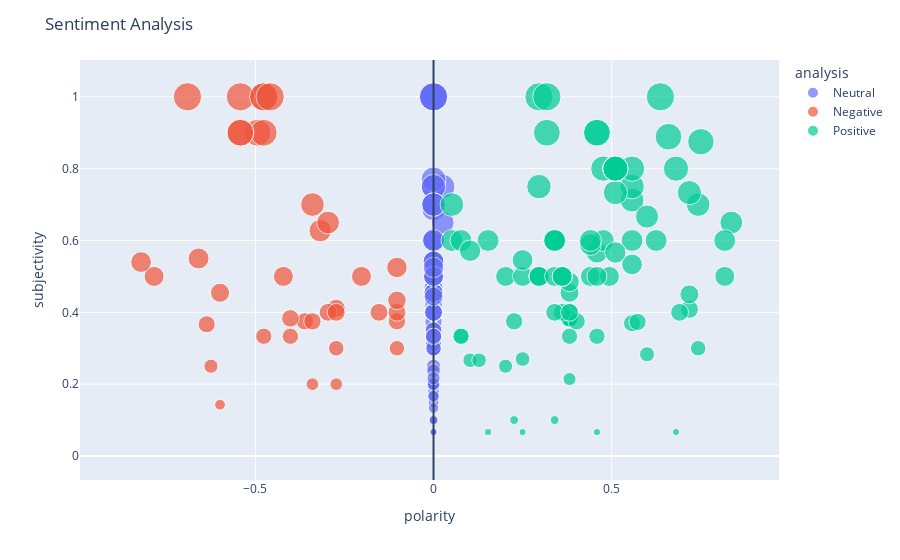

Write notebook code for a chart like this one.
### Code cell
import plotly.express as px

fig = px.scatter(df,
                x='polarity',
                y='subjectivity',
                color='analysis',
                size='subjectivity'
                )

fig.update_layout(title='Sentiment Analysis',
                shapes=[dict(
                    type='line',
                    yref='paper', y0=0, y1=1,
                    xref='x', x0=0, x1=0
                )]
                )

fig.show()

### Figure 1 — Plotly figure (JSON) as saved in the notebook; plotly's stock layout.template omitted (floating-point values rounded to 4 significant figures; data arrays with more than 128 entries replaced by an {"elided": "..."} marker saying what was removed)
{"data": [{"hovertemplate": "analysis=Neutral<br>polarity=%{x}<br>subjectivity=%{marker.size}<extra></extra>", "legendgroup": "Neutral", "marker": {"color": "#636efa", "size": {"elided": "339 float values"}, "sizemode": "area", "sizeref": 0.0025, "symbol": "circle"}, "mode": "markers", "name": "Neutral", "orientation": "v", "showlegend": true, "type": "scatter", "x": {"elided": "339 float values"}, "xaxis": "x", "y": {"elided": "339 float values"}, "yaxis": "y"}, {"hovertemplate": "analysis=Negative<br>polarity=%{x}<br>subjectivity=%{marker.size}<extra></extra>", "legendgroup": "Negative", "marker": {"color": "#EF553B", "size": [0, 0.525, 0, 0, 0.3333, 0, 0, 0, 0, 0, 0.2, 0.375, 1, 0, 0, 0, 0, 0, 0, 0.3, 0, 0, 0.6273, 0, 0.4111, 0, 0.9, 0, 0, 0, 0.9, 0.4, 0.5, 0, 0.5, 0.2, 0.1429, 0.3667, 0.375, 0.3833, 0, 0.9, 0, 0, 0.65, 0, 0.4333, 0, 0.4, 0, 0.4, 0, 0, 0, 0, 0, 0.4545, 0.54, 0, 0.25, 0, 0, 0, 0.5, 0, 1, 0, 1, 0.55, 0, 0, 0, 0, 0, 1, 0, 1, 0.3333, 0, 0.9, 0, 0, 0.7, 0, 0, 0.4, 0.3, 0.375], "sizemode": "area", "sizeref": 0.0025, "symbol": "circle"}, "mode": "markers", "name": "Negative", "orientation": "v", "showlegend": true, "type": "scatter", "x": [-0.3182, -0.1027, -0.4939, -0.34, -0.4019, -0.2263, -0.2263, -0.3818, -0.2263, -0.4019, -0.2732, -0.1027, -0.4767, -0.5994, -0.0772, -0.34, -0.34, -0.2732, -0.3818, -0.2732, -0.34, -0.128, -0.3182, -0.3182, -0.2732, -0.5267, -0.4939, -0.6369, -0.6908, -0.7096, -0.4767, -0.1027, -0.2023, -0.2732, -0.7845, -0.34, -0.5994, -0.6369, -0.3612, -0.4019, -0.25, -0.5423, -0.2732, -0.3818, -0.296, -0.5994, -0.1027, -0.0772, -0.1531, -0.2263, -0.296, -0.5574, -0.5106, -0.4215, -0.5859, -0.886, -0.5994, -0.8211, -0.1027, -0.6249, -0.6705, -0.3182, -0.3818, -0.4215, -0.5267, -0.6908, -0.128, -0.5423, -0.6597, -0.34, -0.2732, -0.3182, -0.34, -0.2732, -0.4767, -0.3818, -0.4588, -0.4767, -0.3182, -0.5423, -0.3818, -0.34, -0.34, -0.3182, -0.3818, -0.2732, -0.1027, -0.34], "xaxis": "x", "y": [0, 0.525, 0, 0, 0.3333, 0, 0, 0, 0, 0, 0.2, 0.375, 1, 0, 0, 0, 0, 0, 0, 0.3, 0, 0, 0.6273, 0, 0.4111, 0, 0.9, 0, 0, 0, 0.9, 0.4, 0.5, 0, 0.5, 0.2, 0.1429, 0.3667, 0.375, 0.3833, 0, 0.9, 0, 0, 0.65, 0, 0.4333, 0, 0.4, 0, 0.4, 0, 0, 0, 0, 0, 0.4545, 0.54, 0, 0.25, 0, 0, 0, 0.5, 0, 1, 0, 1, 0.55, 0, 0, 0, 0, 0, 1, 0, 1, 0.3333, 0, 0.9, 0, 0, 0.7, 0, 0, 0.4, 0.3, 0.375], "yaxis": "y"}, {"hovertemplate": "analysis=Positive<br>polarity=%{x}<br>subjectivity=%{marker.size}<extra></extra>", "legendgroup": "Positive", "marker": {"color": "#00cc96", "size": {"elided": "154 float values"}, "sizemode": "area", "sizeref": 0.0025, "symbol": "circle"}, "mode": "markers", "name": "Positive", "orientation": "v", "showlegend": true, "type": "scatter", "x": {"elided": "154 float values"}, "xaxis": "x", "y": {"elided": "154 float values"}, "yaxis": "y"}], "layout": {"legend": {"itemsizing": "constant", "title": {"text": "analysis"}, "tracegroupgap": 0}, "margin": {"t": 60}, "shapes": [{"type": "line", "x0": 0, "x1": 0, "xref": "x", "y0": 0, "y1": 1, "yref": "paper"}], "title": {"text": "Sentiment Analysis"}, "xaxis": {"anchor": "y", "domain": [0, 1], "title": {"text": "polarity"}}, "yaxis": {"anchor": "x", "domain": [0, 1], "title": {"text": "subjectivity"}}}}
